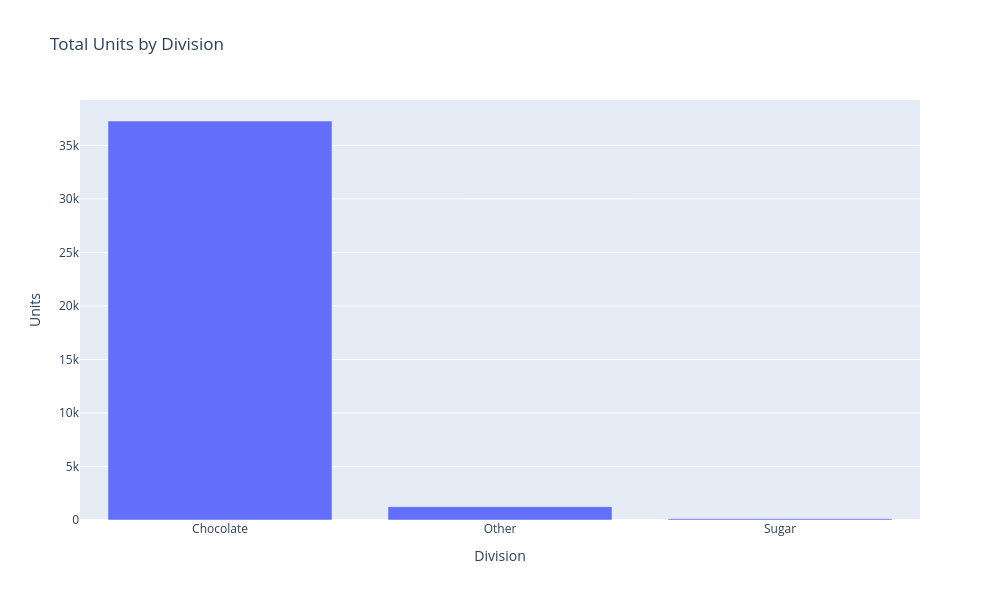

Notebook source saved alongside this figure:
### Code cell
import plotly.express as px

division_units = (
    df.groupby("Division", as_index=False)["Units"]
      .sum()
)

fig = px.bar(
    division_units,
    x="Division",
    y="Units",
    title="Total Units by Division"
)

fig.update_layout(
    width=1000,
    height=600
)

fig.show()

### Figure 1 — Plotly figure (JSON) as saved in the notebook; plotly's stock layout.template omitted (floating-point values rounded to 4 significant figures)
{"data": [{"hovertemplate": "Division=%{x}<br>Units=%{y}<extra></extra>", "legendgroup": "", "marker": {"color": "#636efa", "pattern": {"shape": ""}}, "name": "", "orientation": "v", "showlegend": false, "textposition": "auto", "type": "bar", "x": ["Chocolate", "Other", "Sugar"], "xaxis": "x", "y": [37275, 1242, 116], "yaxis": "y"}], "layout": {"barmode": "relative", "height": 600, "legend": {"tracegroupgap": 0}, "title": {"text": "Total Units by Division"}, "width": 1000, "xaxis": {"anchor": "y", "domain": [0, 1], "title": {"text": "Division"}}, "yaxis": {"anchor": "x", "domain": [0, 1], "title": {"text": "Units"}}}}
